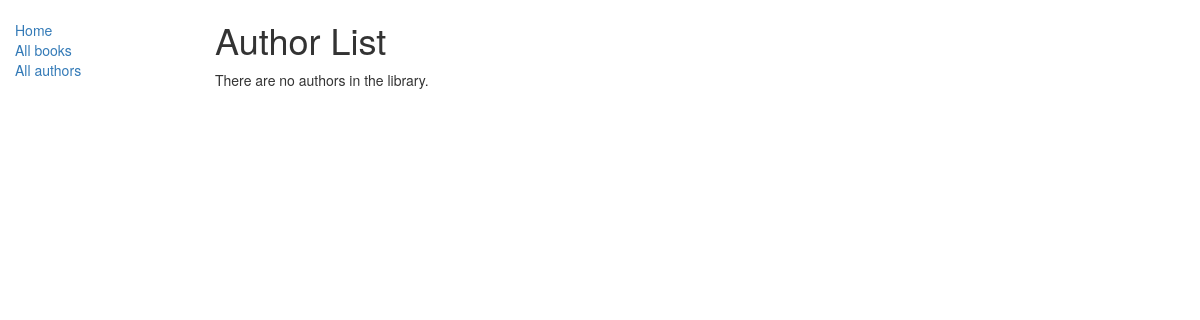
The page /catalog/authors on the database as committed earlier.
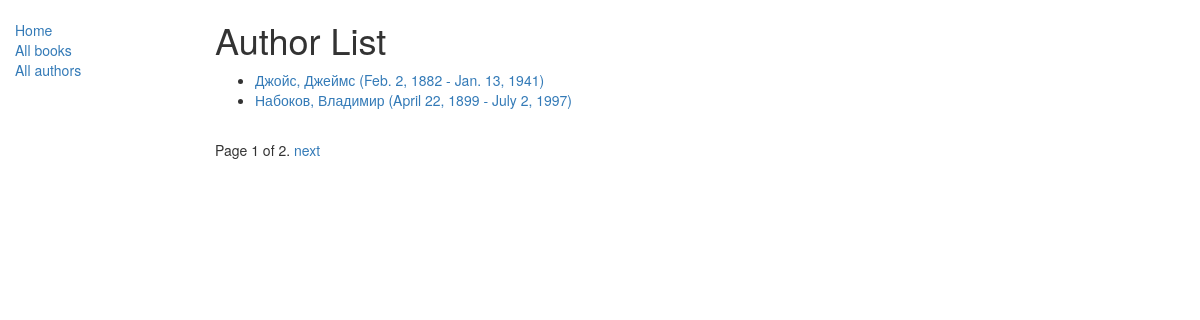
The same page on the database as committed later.
### catalog/models.py (models this page shows, shortened)
class Autor(models.Model):
    first_name = models.CharField(max_length=200)
    last_name = models.CharField(max_length=200)
    date_of_birth = models.DateField(null=True,
                                     blank=True)
    date_of_death = models.DateField("death",
                                     null=True,
                                     blank=True)
    def get_absolute_url(self):
        return reverse('author-detail', args=[str(self.id)])
    class Meta:
        ordering = ["last_name"]

### catalog/views.py (the view)
class AutorListView(generic.ListView):
    model = Autor
    context_object_name = "list_author"
    paginate_by = 2

### catalog/templates/catalog/autor_list.html
{% extends "base_template.html" %}
{% block content %}
    <h1>Author List</h1>
    {% if list_author %}
    <ul>
      {% for author in list_author %}
      <li>
        <a href="{{ author.get_absolute_url }}">{{ author.last_name }}, {{ author.first_name }}
            ({{ author.date_of_birth }} - {{ author.date_of_death }})</a>
      </li>
      {% endfor %}
    </ul>
    {% else %}
      <p>There are no authors in the library.</p>
    {% endif %}
{% endblock %}

### catalog/templates/base_template.html (shortened to what this page needs)
<!DOCTYPE html>
<html lang="en">
<head>
  <link rel="stylesheet" href="https://maxcdn.bootstrapcdn.com/bootstrap/3.3.7/css/bootstrap.min.css">
  {% load static %}
  <link rel="stylesheet" href="{% static 'css/styles.css' %}">
</head>
<body>
  <div class="container-fluid">
    <div class="row">
      <div class="col-sm-2">
      {% block sidebar %}
      <ul class="sidebar-nav">
          <li><a href="{% url 'index' %}">Home</a></li>
          <li><a href="{% url 'books' %}">All books</a></li>
          <li><a href="{% url 'authors' %}">All authors</a></li>
      </ul>
     {% endblock %}
      </div>
      <div class="col-sm-10 ">
      {% block content %}{% endblock %}
        {% block pagination %}
          {% if is_paginated %}
              <div class="pagination">
                  <span class="page-links">
                      <span class="page-current">
                          Page {{ page_obj.number }} of {{ page_obj.paginator.num_pages }}.
                      </span>
                      {% if page_obj.has_next %}
                          <a href="{{ request.path }}?page={{ page_obj.next_page_number }}">next</a>
                      {% endif %}
                  </span>
              </div>
          {% endif %}
        {% endblock %}
      </div>
    </div>
  </div>
</body>
</html>

### catalog/static/css/styles.css (style rules this page uses)
.sidebar-nav { margin-top: 20px; padding: 0; list-style: none; }

Rows that differ between the two databases and show on the page:
added Autor: last_name "Джойс", first_name "Джеймс", date_of_birth "Feb. 2, 1882", date_of_death "Jan. 13, 1941"
added Autor: last_name "Набоков", first_name "Владимир", date_of_birth "April 22, 1899", date_of_death "July 2, 1997"
Other text that changed with them:
{{ page_obj.number }}: (not shown) → "1"
{{ page_obj.paginator.num_pages }}: (not shown) → "2"
text no longer shown: "There are no authors in the library."
text now shown: "Page of . next"
